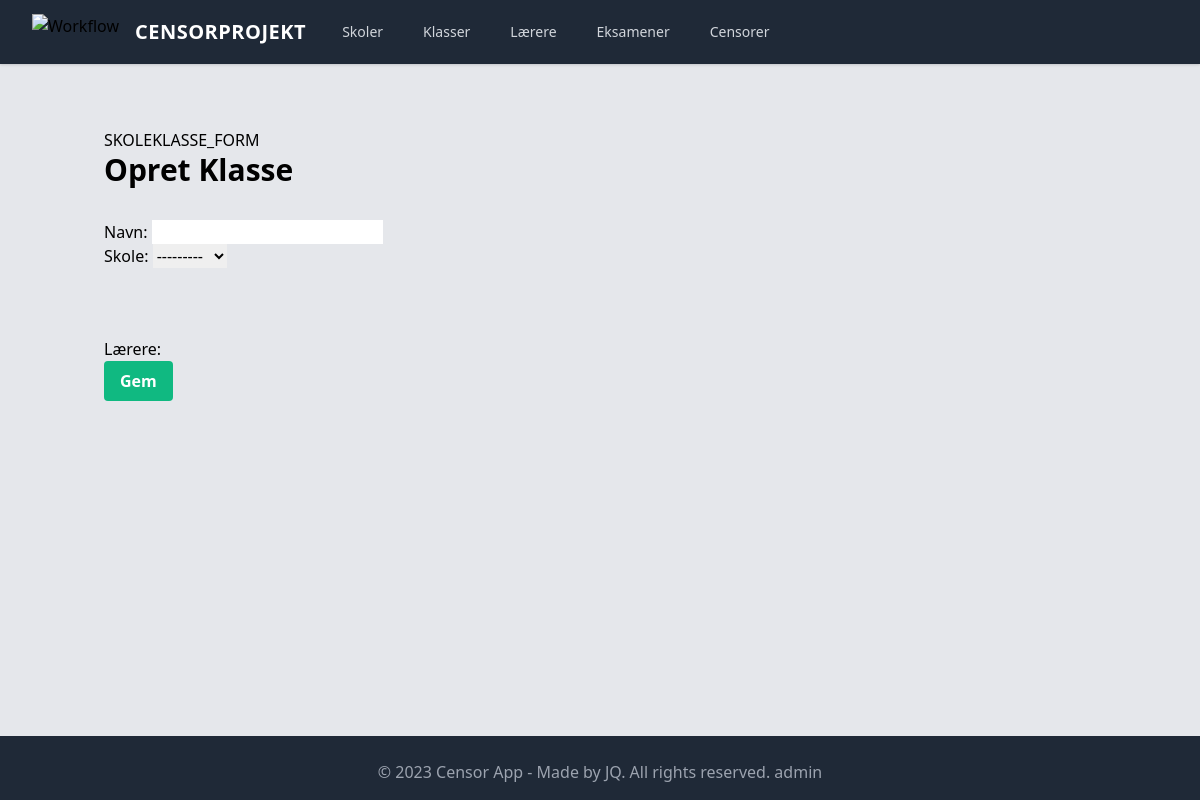
Before: /skoleklasse/create/ with the older database file.
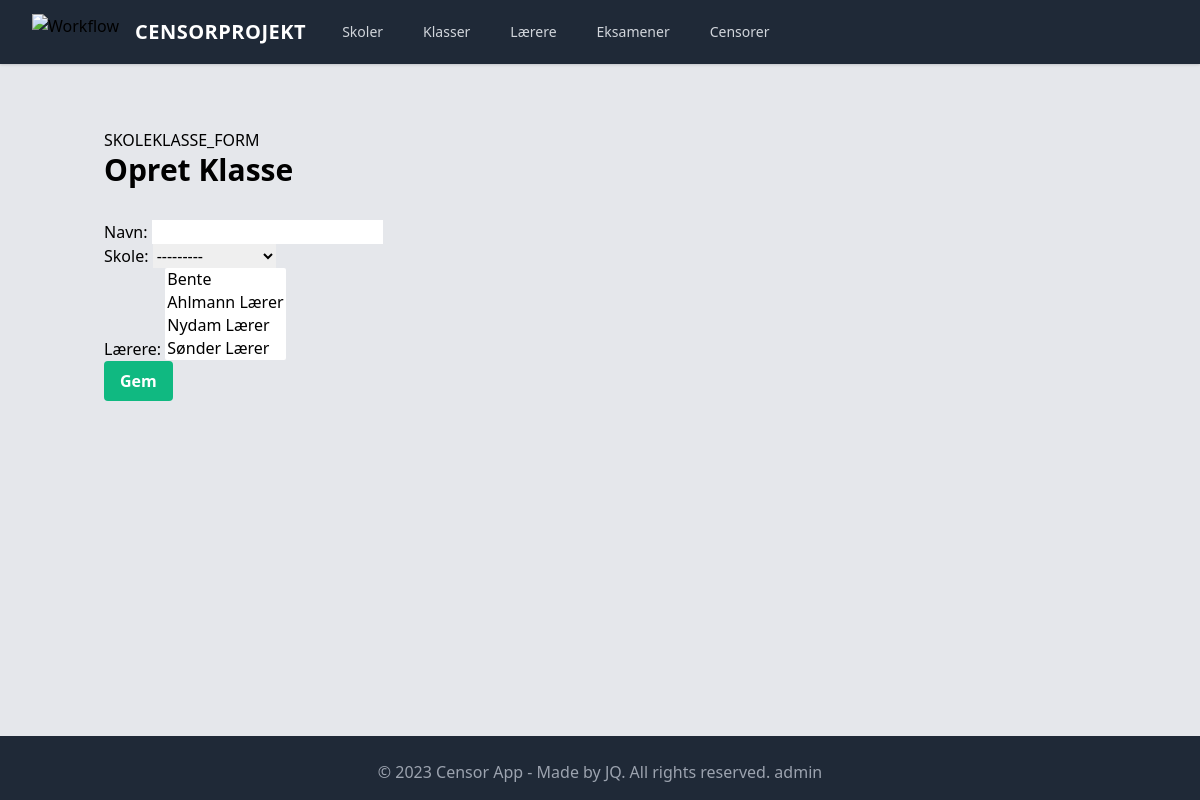
After: the same page with the newer database file.
### censor_app/models.py (models this page shows, shortened)
class Lærer(models.Model):
    navn = models.CharField(max_length=200)
    email = models.EmailField(blank=True, null=True)
    skole = models.ForeignKey(
        Skole,
        on_delete=models.CASCADE,
        related_name="personale",
        blank=True,
        null=True,
    )
    def __str__(self):
        return self.navn
    class Meta:
        verbose_name_plural = "Lærere"

### censor_app/views.py (the view)
# urls.py: path("skoleklasse/create/", SkoleklasseCreate.as_view(), name="skoleklasse_create"),
class SkoleklasseCreate(CreateView):
    model = Skoleklasse
    fields = "__all__"

### censor_app/models.py (called while the page is built)
    def __str__(self):
        return self.navn

### templates/censor_app/skoleklasse_form.html
{% extends 'censor_app/base.html' %} {% block content %} SKOLEKLASSE_FORM
<h1 class="text-3xl font-bold mb-8">Opret Klasse</h1>
<form method="post">
  {% csrf_token %} {{ form.as_p }}
  <button
    type="submit"
    class="bg-green-500 hover:bg-green-700 text-white font-bold py-2 px-4 rounded"
  >
    Gem
  </button>
</form>
{% endblock %}

Changed rows visible on the page:
changed Skole: navn "Skole 1" → "Sønderskov" (drawn)
added Lærer: skole "---------"
Other visible differences:
form field lærere: (not shown) → "Bente / Ahlmann Lærer / Nydam Lærer / Sønder Lærer"
form field skole: "---------" → (not shown)
